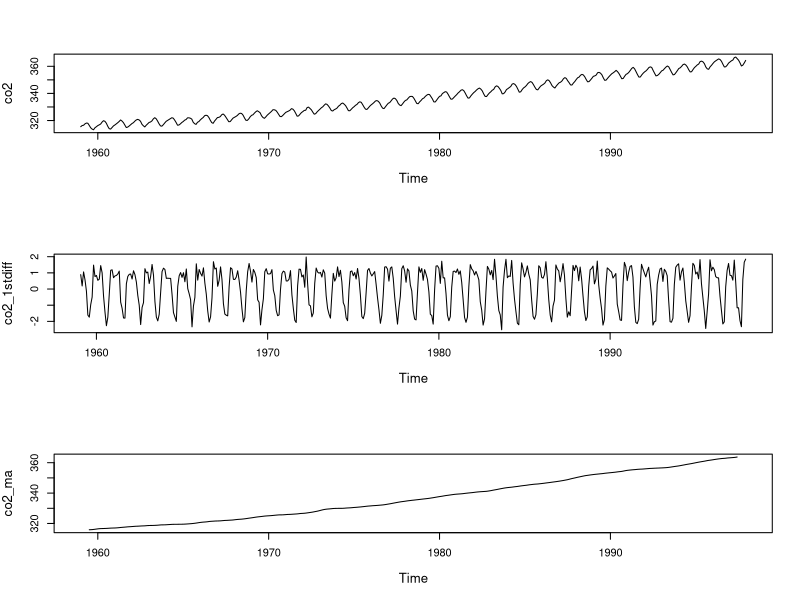

Write the R code that produced this figure.
# Load the CO2 dataset in R
data(co2) 

# Take first differences to remove the trend 
co2_1stdiff=diff(co2,differences=1)

# Filter via moving averages to remove the seasonality 
co2_ma=filter(co2,filter=c(1/24,rep(1/12,11),1/24),sides=2)

par(mfrow=c(3,1), cex.lab=1.2,cex.main=1.2)
plot(co2) # plot the original data 
plot(co2_1stdiff) # plot the first differences (removes trend, highlights seasonality)
plot(co2_ma) # plot the filtered series via moving averages (removes the seasonality, highlights the trend)